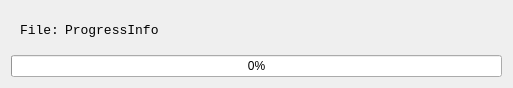
<?xml version="1.0" encoding="UTF-8"?>
<ui version="4.0">
 <class>DataProgress</class>
 <widget class="QWidget" name="DataProgress">
  <property name="geometry">
   <rect>
    <x>0</x>
    <y>0</y>
    <width>513</width>
    <height>68</height>
   </rect>
  </property>
  <property name="windowTitle">
   <string>Form</string>
  </property>
  <layout class="QVBoxLayout" name="verticalLayout">
   <item>
    <widget class="QWidget" name="widget" native="true">
     <layout class="QHBoxLayout" name="horizontalLayout">
      <item>
       <widget class="QLabel" name="name">
        <property name="minimumSize">
         <size>
          <width>0</width>
          <height>0</height>
         </size>
        </property>
        <property name="maximumSize">
         <size>
          <width>16777215</width>
          <height>16777215</height>
         </size>
        </property>
        <property name="font">
         <font>
          <family>Consolas</family>
          <pointsize>10</pointsize>
         </font>
        </property>
        <property name="text">
         <string>File:</string>
        </property>
       </widget>
      </item>
      <item>
       <widget class="QLabel" name="info">
        <property name="font">
         <font>
          <family>Consolas</family>
          <pointsize>10</pointsize>
         </font>
        </property>
        <property name="text">
         <string>ProgressInfo</string>
        </property>
       </widget>
      </item>
      <item>
       <spacer name="horizontalSpacer">
        <property name="orientation">
         <enum>Qt::Horizontal</enum>
        </property>
        <property name="sizeHint" stdset="0">
         <size>
          <width>384</width>
          <height>20</height>
         </size>
        </property>
       </spacer>
      </item>
     </layout>
    </widget>
   </item>
   <item>
    <widget class="QProgressBar" name="progressBar">
     <property name="value">
      <number>0</number>
     </property>
    </widget>
   </item>
  </layout>
 </widget>
 <resources/>
 <connections/>
</ui>
